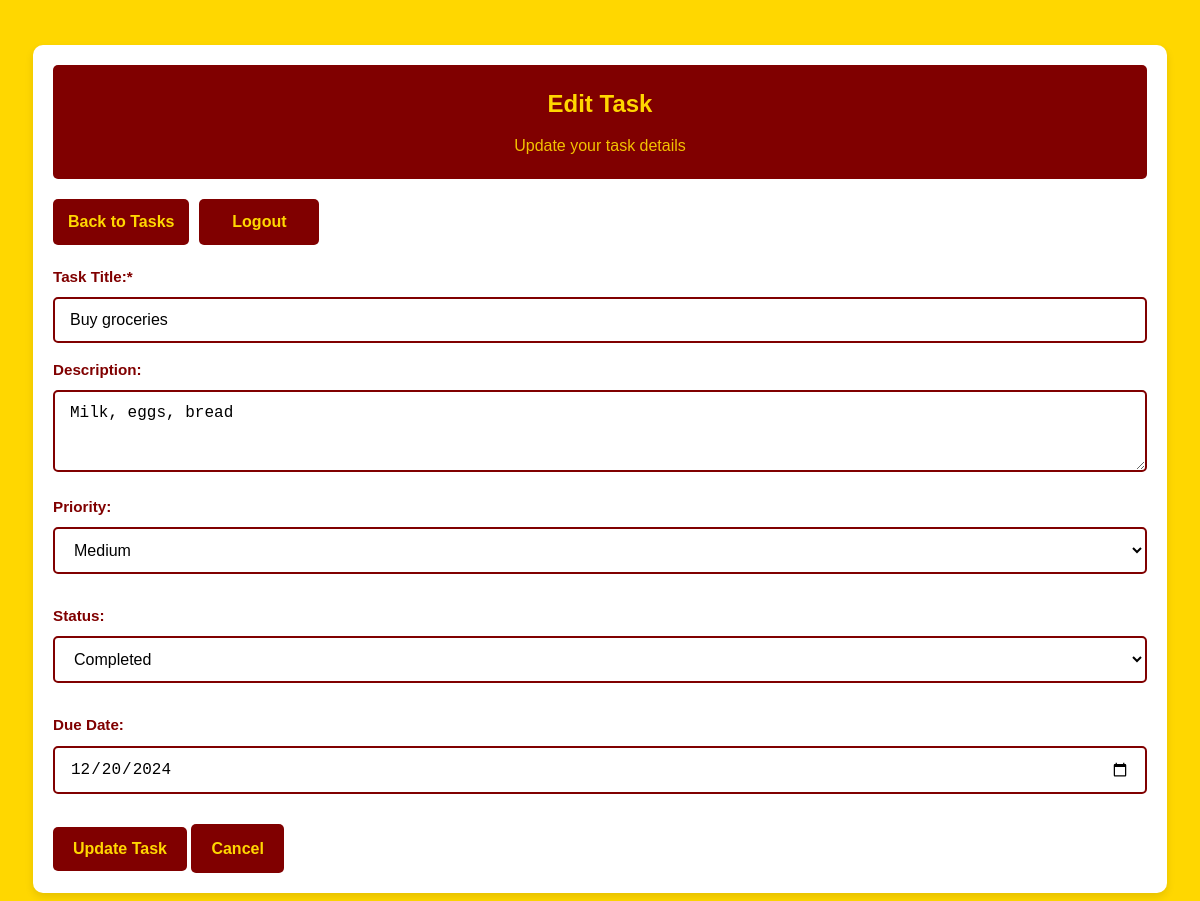
The app's page /edit_task.php?id=2 (signed in) with its own data.
### tables this page shows
CREATE TABLE `tasks` (
  `id` int(11) NOT NULL,
  `user_id` int(11) NOT NULL,
  `task_title` varchar(255) NOT NULL,
  `task_description` text DEFAULT NULL,
  `status` enum('pending','in progress','completed') DEFAULT 'pending',
  `priority` enum('low','medium','high') DEFAULT 'medium',
  `due_date` date DEFAULT NULL,
  `created_at` timestamp NOT NULL DEFAULT current_timestamp(),
  `updated_at` timestamp NOT NULL DEFAULT current_timestamp() ON UPDATE current_timestamp()
);

### edit_task.php (the view, shortened to what this page needs)
<?php
require_once 'connect.php';
$user_id = $_SESSION['user_id'];
if(isset($_GET['id'])) {
    $task_id = $_GET['id'];
    $stmt = $con->prepare("SELECT * FROM tasks WHERE id = ? AND user_id = ?");
    $stmt->bind_param("ii", $task_id, $user_id);
    $stmt->execute();
    $task = $stmt->get_result()->fetch_assoc();
}
?>
<!DOCTYPE html>
<html>
<head>
    <link rel="stylesheet" href="style.css">
</head>
<body>
    <div class="container">
        <div class="dashboard">
            <div class="header">
                <h1>Edit Task</h1>
                <p>Update your task details</p>
            </div>
            <div class="nav-menu">
                <a href="user.php" class="btn">Back to Tasks</a>
                <a href="logout.php" class="btn">Logout</a>
            </div>
            <?php if(isset($task)): ?>
            <form method="POST" action="" class="task-form">
                <div class="form-group">
                    <label for="task_title">Task Title:*</label>
                    <input type="text" id="task_title" name="task_title" value="<?php echo htmlspecialchars($task['task_title']); ?>" required>
                </div>
                <div class="form-group">
                    <label for="task_description">Description:</label>
                    <textarea id="task_description" name="task_description" rows="3"><?php echo htmlspecialchars($task['task_description']); ?></textarea>
                </div>
                <div class="form-row">
                    <div class="form-group">
                        <label for="priority">Priority:</label>
                        <select id="priority" name="priority">
                            <option value="medium" <?php echo $task['priority'] == 'medium' ? 'selected' : ''; ?>>Medium</option>
                        </select>
                    </div>
                    <div class="form-group">
                        <label for="status">Status:</label>
                        <select id="status" name="status">
                            <option value="completed" <?php echo $task['status'] == 'completed' ? 'selected' : ''; ?>>Completed</option>
                        </select>
                    </div>
                    <div class="form-group">
                        <label for="due_date">Due Date:</label>
                        <input type="date" id="due_date" name="due_date" value="<?php echo $task['due_date']; ?>">
                    </div>
                </div>
                <button type="submit" name="update_task" class="btn">Update Task</button>
                <a href="user.php" class="btn">Cancel</a>
            </form>
            <?php else: ?>
                <div class="alert alert-error">Task not found!</div>
            <?php endif; ?>
        </div>
    </div>
</body>
</html>

### style.css (style rules this page uses)
* { margin: 0; padding: 0; box-sizing: border-box; }
body { font-family: 'Arial', sans-serif; background-color: #FFD700; color: #800000; line-height: 1.6; min-height: 100vh; }
.container { width: 100%; max-width: 1200px; margin: 0 auto; padding: 15px; }
h1, h2 { color: #800000; text-align: center; margin-bottom: 20px; }
h1 { font-size: 1.8rem; }
.form-group { margin-bottom: 15px; }
label { display: block; margin-bottom: 8px; font-weight: bold; color: #800000; font-size: 0.95rem; }
input[type="text"], input[type="password"], input[type="email"], input[type="date"], textarea, select { width: 100%; padding: 12px 15px; border: 2px solid #800000; border-radius: 5px; font-size: 16px; background: white; transition: border-color 0.3s ease; }
button, .btn { background-color: #800000; color: #FFD700; padding: 12px 20px; border: none; border-radius: 5px; cursor: pointer; font-size: 16px; font-weight: bold; text-decoration: none; display: inline-block; text-align: center; transition: all 0.3s ease; width: 100%; }
.dashboard { background-color: white; border-radius: 10px; padding: 20px; box-shadow: 0 4px 8px rgba(0,0,0,0.1); margin-top: 20px; }
.header { background: #800000; color: #FFD700; padding: 20px; border-radius: 5px; margin-bottom: 20px; text-align: center; }
.header h1 { color: #FFD700; margin-bottom: 10px; font-size: 1.5rem; }
.header p { color: #FFD700; opacity: 0.9; }
.nav-menu { margin: 20px 0; display: flex; flex-wrap: wrap; gap: 10px; justify-content: center; }
.nav-menu a { background-color: #800000; color: #FFD700; padding: 10px 15px; border-radius: 5px; text-decoration: none; transition: all 0.3s ease; text-align: center; flex: 1; min-width: 120px; max-width: 200px; }
.form-row { display: flex; flex-direction: column; gap: 15px; margin-bottom: 15px; }
@media (min-width: 1025px) { .container { padding: 25px; } }
@media (min-width: 1025px) { .nav-menu { justify-content: flex-start; } }
@media (min-width: 1025px) { .nav-menu a { flex: none; } }
@media (min-width: 1025px) { button, .btn { width: auto; } }
.btn, button, .nav-menu a { min-height: 44px; }
.stat-card, .btn, .nav-menu a { word-wrap: break-word; overflow-wrap: break-word; }
body { padding: 0 8px; }
html { font-size: 100%; -webkit-text-size-adjust: 100%; }
body { color: #4b0000; }

### records on screen
tasks: task_title "Buy groceries", task_description "Milk, eggs, bread", priority "Medium", status "Completed", due_date "12/20/2024"
